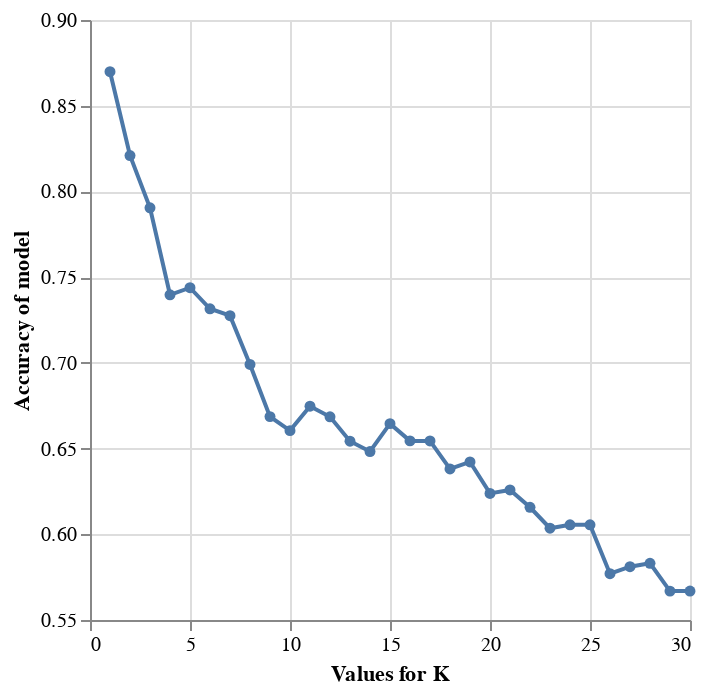

This figure's notebook cell:
### Code cell
cross_val_plot = alt.Chart(grid_results).mark_line(point=True).encode(
    x=alt.X("param_kneighborsclassifier__n_neighbors").title("Values for K").scale(zero=True),
    y=alt.Y("mean_test_score").title("Accuracy of model").scale(zero=False)
)

cross_val_plot

### Figure 1 — Vega-Lite specification as saved in the notebook (floating-point values rounded to 4 significant figures)
{"config": {"view": {"continuousWidth": 300, "continuousHeight": 300}}, "data": {"name": "data-29b1d7fbe130de2dd2f7d898aee9822a"}, "mark": {"type": "line", "point": true}, "encoding": {"x": {"field": "param_kneighborsclassifier__n_neighbors", "scale": {"zero": true}, "title": "Values for K", "type": "quantitative"}, "y": {"field": "mean_test_score", "scale": {"zero": false}, "title": "Accuracy of model", "type": "quantitative"}}, "$schema": "https://vega.github.io/schema/vega-lite/v5.15.1.json", "datasets": {"data-29b1d7fbe130de2dd2f7d898aee9822a": [{"mean_fit_time": 0.003066, "std_fit_time": 0.001625, "mean_score_time": 0.003594, "std_score_time": 0.001334, "param_kneighborsclassifier__n_neighbors": 1, "params": {"kneighborsclassifier__n_neighbors": 1}, "split0_test_score": 0.8788, "split1_test_score": 0.9091, "split2_test_score": 0.8469, "split3_test_score": 0.8571, "split4_test_score": 0.8571, "mean_test_score": 0.8698, "std_test_score": 0.02222, "rank_test_score": 1}, {"mean_fit_time": 0.002016, "std_fit_time": 0.0003533, "mean_score_time": 0.003392, "std_score_time": 0.0007579, "param_kneighborsclassifier__n_neighbors": 2, "params": {"kneighborsclassifier__n_neighbors": 2}, "split0_test_score": 0.8283, "split1_test_score": 0.9091, "split2_test_score": 0.7959, "split3_test_score": 0.7857, "split4_test_score": 0.7857, "mean_test_score": 0.8209, "std_test_score": 0.04676, "rank_test_score": 2}, {"mean_fit_time": 0.001942, "std_fit_time": 0.0001422, "mean_score_time": 0.002905, "std_score_time": 0.0002313, "param_kneighborsclassifier__n_neighbors": 3, "params": {"kneighborsclassifier__n_neighbors": 3}, "split0_test_score": 0.8283, "split1_test_score": 0.8384, "split2_test_score": 0.7755, "split3_test_score": 0.7755, "split4_test_score": 0.7347, "mean_test_score": 0.7905, "std_test_score": 0.03817, "rank_test_score": 3}, {"mean_fit_time": 0.001707, "std_fit_time": 6.185e-05, "mean_score_time": 0.002838, "std_score_time": 0.0002415, "param_kneighborsclassifier__n_neighbors": 4, "params": {"kneighborsclassifier__n_neighbors": 4}, "split0_test_score": 0.7677, "split1_test_score": 0.7778, "split2_test_score": 0.7347, "split3_test_score": 0.7143, "split4_test_score": 0.7041, "mean_test_score": 0.7397, "std_test_score": 0.02889, "rank_test_score": 5}, {"mean_fit_time": 0.001716, "std_fit_time": 0.0001502, "mean_score_time": 0.00271, "std_score_time": 7.307e-05, "param_kneighborsclassifier__n_neighbors": 5, "params": {"kneighborsclassifier__n_neighbors": 5}, "split0_test_score": 0.7778, "split1_test_score": 0.7475, "split2_test_score": 0.7347, "split3_test_score": 0.7143, "split4_test_score": 0.7449, "mean_test_score": 0.7438, "std_test_score": 0.02061, "rank_test_score": 4}, {"mean_fit_time": 0.001688, "std_fit_time": 0.0001064, "mean_score_time": 0.002707, "std_score_time": 7.865e-05, "param_kneighborsclassifier__n_neighbors": 6, "params": {"kneighborsclassifier__n_neighbors": 6}, "split0_test_score": 0.7677, "split1_test_score": 0.7677, "split2_test_score": 0.6837, "split3_test_score": 0.7143, "split4_test_score": 0.7245, "mean_test_score": 0.7316, "std_test_score": 0.0324, "rank_test_score": 6}, {"mean_fit_time": 0.001775, "std_fit_time": 0.0001606, "mean_score_time": 0.002823, "std_score_time": 5.35e-05, "param_kneighborsclassifier__n_neighbors": 7, "params": {"kneighborsclassifier__n_neighbors": 7}, "split0_test_score": 0.7273, "split1_test_score": 0.7879, "split2_test_score": 0.6837, "split3_test_score": 0.7143, "split4_test_score": 0.7245, "mean_test_score": 0.7275, "std_test_score": 0.03391, "rank_test_score": 7}, {"mean_fit_time": 0.001732, "std_fit_time": 0.0001288, "mean_score_time": 0.002749, "std_score_time": 0.0001022, "param_kneighborsclassifier__n_neighbors": 8, "params": {"kneighborsclassifier__n_neighbors": 8}, "split0_test_score": 0.697, "split1_test_score": 0.7576, "split2_test_score": 0.6327, "split3_test_score": 0.7041, "split4_test_score": 0.7041, "mean_test_score": 0.6991, "std_test_score": 0.03972, "rank_test_score": 8}, {"mean_fit_time": 0.001596, "std_fit_time": 7.042e-05, "mean_score_time": 0.002634, "std_score_time": 2.407e-05, "param_kneighborsclassifier__n_neighbors": 9, "params": {"kneighborsclassifier__n_neighbors": 9}, "split0_test_score": 0.6768, "split1_test_score": 0.6869, "split2_test_score": 0.6327, "split3_test_score": 0.6633, "split4_test_score": 0.6837, "mean_test_score": 0.6686, "std_test_score": 0.01974, "rank_test_score": 10}, {"mean_fit_time": 0.001674, "std_fit_time": 0.0002484, "mean_score_time": 0.002642, "std_score_time": 3.651e-05, "param_kneighborsclassifier__n_neighbors": 10, "params": {"kneighborsclassifier__n_neighbors": 10}, "split0_test_score": 0.6768, "split1_test_score": 0.697, "split2_test_score": 0.6122, "split3_test_score": 0.6429, "split4_test_score": 0.6735, "mean_test_score": 0.6605, "std_test_score": 0.02967, "rank_test_score": 13}, {"mean_fit_time": 0.001629, "std_fit_time": 7.441e-05, "mean_score_time": 0.002694, "std_score_time": 9.908e-05, "param_kneighborsclassifier__n_neighbors": 11, "params": {"kneighborsclassifier__n_neighbors": 11}, "split0_test_score": 0.7071, "split1_test_score": 0.6869, "split2_test_score": 0.6429, "split3_test_score": 0.6429, "split4_test_score": 0.6939, "mean_test_score": 0.6747, "std_test_score": 0.0268, "rank_test_score": 9}, {"mean_fit_time": 0.001656, "std_fit_time": 0.0001086, "mean_score_time": 0.002826, "std_score_time": 0.0002334, "param_kneighborsclassifier__n_neighbors": 12, "params": {"kneighborsclassifier__n_neighbors": 12}, "split0_test_score": 0.7273, "split1_test_score": 0.6869, "split2_test_score": 0.6327, "split3_test_score": 0.6327, "split4_test_score": 0.6633, "mean_test_score": 0.6685, "std_test_score": 0.03575, "rank_test_score": 11}, {"mean_fit_time": 0.001932, "std_fit_time": 0.0005647, "mean_score_time": 0.003555, "std_score_time": 0.001372, "param_kneighborsclassifier__n_neighbors": 13, "params": {"kneighborsclassifier__n_neighbors": 13}, "split0_test_score": 0.7374, "split1_test_score": 0.6566, "split2_test_score": 0.6122, "split3_test_score": 0.6429, "split4_test_score": 0.6224, "mean_test_score": 0.6543, "std_test_score": 0.04432, "rank_test_score": 16}, {"mean_fit_time": 0.001668, "std_fit_time": 7.476e-05, "mean_score_time": 0.00319, "std_score_time": 0.0006736, "param_kneighborsclassifier__n_neighbors": 14, "params": {"kneighborsclassifier__n_neighbors": 14}, "split0_test_score": 0.7273, "split1_test_score": 0.6162, "split2_test_score": 0.6122, "split3_test_score": 0.6531, "split4_test_score": 0.6327, "mean_test_score": 0.6483, "std_test_score": 0.04204, "rank_test_score": 17}, {"mean_fit_time": 0.001881, "std_fit_time": 0.0001614, "mean_score_time": 0.00323, "std_score_time": 0.0007497, "param_kneighborsclassifier__n_neighbors": 15, "params": {"kneighborsclassifier__n_neighbors": 15}, "split0_test_score": 0.7071, "split1_test_score": 0.6667, "split2_test_score": 0.6429, "split3_test_score": 0.6633, "split4_test_score": 0.6429, "mean_test_score": 0.6645, "std_test_score": 0.02347, "rank_test_score": 12}, {"mean_fit_time": 0.002834, "std_fit_time": 0.001426, "mean_score_time": 0.005311, "std_score_time": 0.002251, "param_kneighborsclassifier__n_neighbors": 16, "params": {"kneighborsclassifier__n_neighbors": 16}, "split0_test_score": 0.6465, "split1_test_score": 0.6566, "split2_test_score": 0.6429, "split3_test_score": 0.6633, "split4_test_score": 0.6633, "mean_test_score": 0.6545, "std_test_score": 0.008462, "rank_test_score": 14}, {"mean_fit_time": 0.003375, "std_fit_time": 0.0008498, "mean_score_time": 0.01087, "std_score_time": 0.006029, "param_kneighborsclassifier__n_neighbors": 17, "params": {"kneighborsclassifier__n_neighbors": 17}, "split0_test_score": 0.6566, "split1_test_score": 0.6667, "split2_test_score": 0.6224, "split3_test_score": 0.6939, "split4_test_score": 0.6327, "mean_test_score": 0.6544, "std_test_score": 0.02533, "rank_test_score": 15}, {"mean_fit_time": 0.006428, "std_fit_time": 0.004742, "mean_score_time": 0.006067, "std_score_time": 0.003778, "param_kneighborsclassifier__n_neighbors": 18, "params": {"kneighborsclassifier__n_neighbors": 18}, "split0_test_score": 0.6566, "split1_test_score": 0.6667, "split2_test_score": 0.6224, "split3_test_score": 0.6429, "split4_test_score": 0.602, "mean_test_score": 0.6381, "std_test_score": 0.02334, "rank_test_score": 19}, {"mean_fit_time": 0.001834, "std_fit_time": 0.0001726, "mean_score_time": 0.002924, "std_score_time": 0.0002054, "param_kneighborsclassifier__n_neighbors": 19, "params": {"kneighborsclassifier__n_neighbors": 19}, "split0_test_score": 0.6667, "split1_test_score": 0.6667, "split2_test_score": 0.6224, "split3_test_score": 0.6531, "split4_test_score": 0.602, "mean_test_score": 0.6422, "std_test_score": 0.02576, "rank_test_score": 18}, {"mean_fit_time": 0.002888, "std_fit_time": 0.001233, "mean_score_time": 0.004989, "std_score_time": 0.00206, "param_kneighborsclassifier__n_neighbors": 20, "params": {"kneighborsclassifier__n_neighbors": 20}, "split0_test_score": 0.6465, "split1_test_score": 0.6667, "split2_test_score": 0.6122, "split3_test_score": 0.6122, "split4_test_score": 0.5816, "mean_test_score": 0.6239, "std_test_score": 0.02965, "rank_test_score": 21}, {"mean_fit_time": 0.001918, "std_fit_time": 0.0005302, "mean_score_time": 0.004187, "std_score_time": 0.001836, "param_kneighborsclassifier__n_neighbors": 21, "params": {"kneighborsclassifier__n_neighbors": 21}, "split0_test_score": 0.6768, "split1_test_score": 0.6465, "split2_test_score": 0.6224, "split3_test_score": 0.6122, "split4_test_score": 0.5714, "mean_test_score": 0.6259, "std_test_score": 0.03515, "rank_test_score": 20}, {"mean_fit_time": 0.002406, "std_fit_time": 0.0007876, "mean_score_time": 0.003778, "std_score_time": 0.0003434, "param_kneighborsclassifier__n_neighbors": 22, "params": {"kneighborsclassifier__n_neighbors": 22}, "split0_test_score": 0.6566, "split1_test_score": 0.6263, "split2_test_score": 0.6122, "split3_test_score": 0.6122, "split4_test_score": 0.5714, "mean_test_score": 0.6157, "std_test_score": 0.02744, "rank_test_score": 22}, {"mean_fit_time": 0.001871, "std_fit_time": 0.000215, "mean_score_time": 0.00313, "std_score_time": 0.0001957, "param_kneighborsclassifier__n_neighbors": 23, "params": {"kneighborsclassifier__n_neighbors": 23}, "split0_test_score": 0.6465, "split1_test_score": 0.6263, "split2_test_score": 0.5714, "split3_test_score": 0.5918, "split4_test_score": 0.5816, "mean_test_score": 0.6035, "std_test_score": 0.02831, "rank_test_score": 25}, {"mean_fit_time": 0.001798, "std_fit_time": 6.834e-05, "mean_score_time": 0.002958, "std_score_time": 8.962e-05, "param_kneighborsclassifier__n_neighbors": 24, "params": {"kneighborsclassifier__n_neighbors": 24}, "split0_test_score": 0.6768, "split1_test_score": 0.6263, "split2_test_score": 0.5612, "split3_test_score": 0.5816, "split4_test_score": 0.5816, "mean_test_score": 0.6055, "std_test_score": 0.0415, "rank_test_score": 24}, {"mean_fit_time": 0.001814, "std_fit_time": 0.0001394, "mean_score_time": 0.003069, "std_score_time": 0.0001434, "param_kneighborsclassifier__n_neighbors": 25, "params": {"kneighborsclassifier__n_neighbors": 25}, "split0_test_score": 0.6768, "split1_test_score": 0.6061, "split2_test_score": 0.5714, "split3_test_score": 0.602, "split4_test_score": 0.5714, "mean_test_score": 0.6055, "std_test_score": 0.0385, "rank_test_score": 23}, {"mean_fit_time": 0.001903, "std_fit_time": 0.0001943, "mean_score_time": 0.003141, "std_score_time": 0.0001733, "param_kneighborsclassifier__n_neighbors": 26, "params": {"kneighborsclassifier__n_neighbors": 26}, "split0_test_score": 0.6768, "split1_test_score": 0.596, "split2_test_score": 0.5714, "split3_test_score": 0.551, "split4_test_score": 0.4898, "mean_test_score": 0.577, "std_test_score": 0.06103, "rank_test_score": 28}, {"mean_fit_time": 0.004102, "std_fit_time": 0.002825, "mean_score_time": 0.004902, "std_score_time": 0.002529, "param_kneighborsclassifier__n_neighbors": 27, "params": {"kneighborsclassifier__n_neighbors": 27}, "split0_test_score": 0.6667, "split1_test_score": 0.596, "split2_test_score": 0.5816, "split3_test_score": 0.5204, "split4_test_score": 0.5408, "mean_test_score": 0.5811, "std_test_score": 0.05069, "rank_test_score": 27}, {"mean_fit_time": 0.00188, "std_fit_time": 0.0001968, "mean_score_time": 0.003359, "std_score_time": 0.0001869, "param_kneighborsclassifier__n_neighbors": 28, "params": {"kneighborsclassifier__n_neighbors": 28}, "split0_test_score": 0.6667, "split1_test_score": 0.6263, "split2_test_score": 0.5816, "split3_test_score": 0.5, "split4_test_score": 0.5408, "mean_test_score": 0.5831, "std_test_score": 0.05923, "rank_test_score": 26}, {"mean_fit_time": 0.002172, "std_fit_time": 0.0003403, "mean_score_time": 0.003353, "std_score_time": 0.000256, "param_kneighborsclassifier__n_neighbors": 29, "params": {"kneighborsclassifier__n_neighbors": 29}, "split0_test_score": 0.6465, "split1_test_score": 0.596, "split2_test_score": 0.5612, "split3_test_score": 0.5, "split4_test_score": 0.5306, "mean_test_score": 0.5669, "std_test_score": 0.05099, "rank_test_score": 30}, {"mean_fit_time": 0.001758, "std_fit_time": 0.0001434, "mean_score_time": 0.003166, "std_score_time": 9.242e-05, "param_kneighborsclassifier__n_neighbors": 30, "params": {"kneighborsclassifier__n_neighbors": 30}, "split0_test_score": 0.6364, "split1_test_score": 0.596, "split2_test_score": 0.5714, "split3_test_score": 0.5, "split4_test_score": 0.5306, "mean_test_score": 0.5669, "std_test_score": 0.04792, "rank_test_score": 29}]}}
